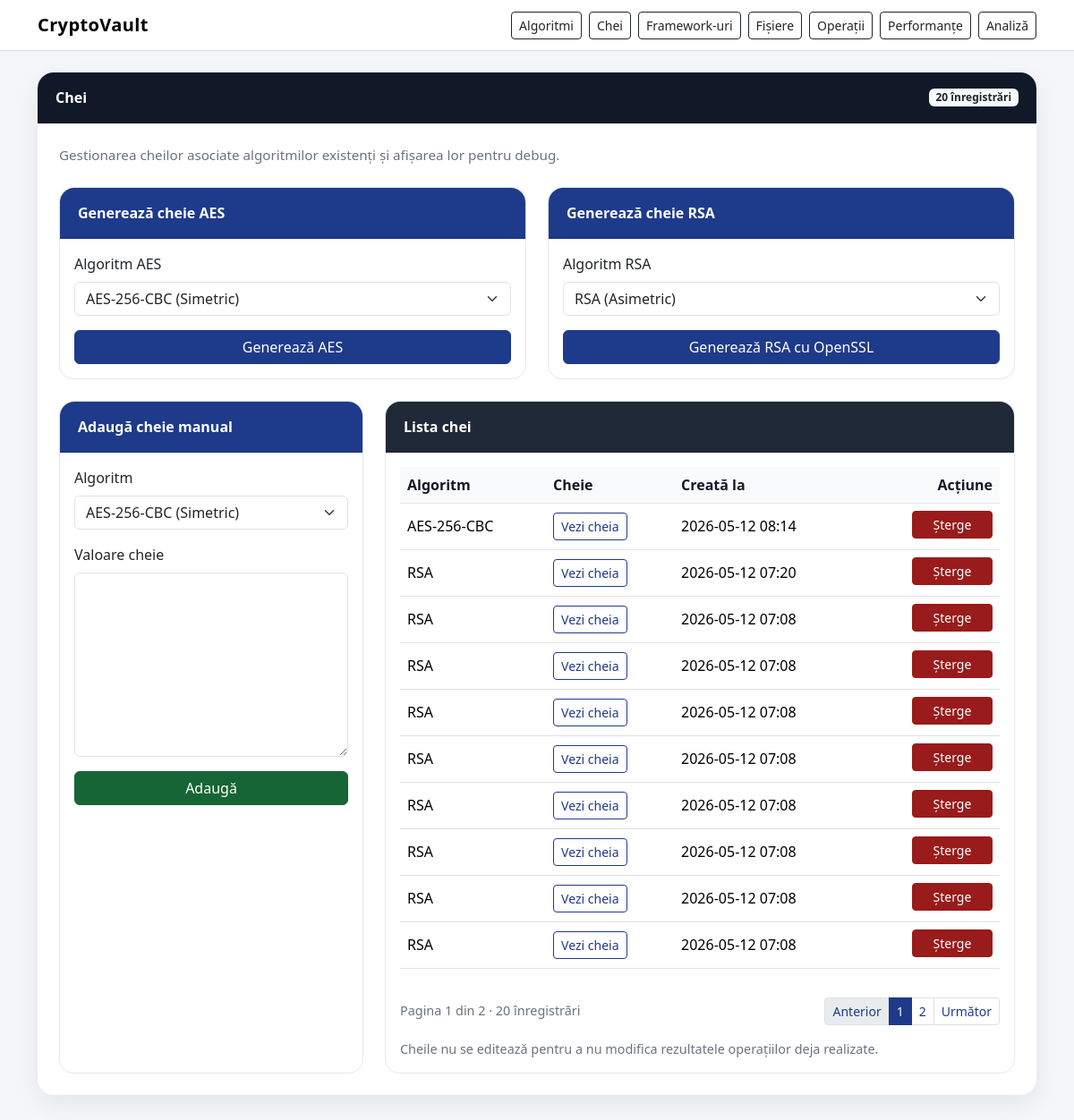
The app's page /keys with its own data.
### models.py (models this page shows)
class Key(Base):
    __tablename__ = "keys"
    id = Column(Integer, primary_key=True, index=True)
    algorithm_id = Column(Integer, ForeignKey("algorithms.id", ondelete="CASCADE"), nullable=False)
    key_value = Column(Text, nullable=False)
    created_at = Column(DateTime, default=datetime.datetime.utcnow, nullable=False)
    algorithm = relationship("Algorithm", back_populates="keys")
    performances = relationship("Performance", back_populates="key", passive_deletes=True)

class Algorithm(Base):
    __tablename__ = "algorithms"
    id = Column(Integer, primary_key=True, index=True)
    name = Column(String(100), nullable=False, unique=True)
    type = Column(String(50), nullable=False)
    keys = relationship("Key", back_populates="algorithm", cascade="all, delete-orphan")
    performances = relationship("Performance", back_populates="algorithm", cascade="all, delete-orphan")

### app_web.py (the view)
@app.route("/keys")
def show_keys():
    db = get_session()
    try:
        page = request.args.get("page", 1, type=int)
        per_page = request.args.get("per_page", 10, type=int)
        keys, pagination = crud.get_keys_paginated(db, page, per_page)
        algorithms = crud.get_all_algorithms(db)
        return render_template(
            "keys.html",
            keys=keys,
            algorithms=algorithms,
            pagination=pagination,
        )
    finally:
        db.close()

### app_web.py (called while the page is built)
def get_session():
    return SessionLocal()

def parse_rsa_key(value):
    try:
        data = json.loads(value)
        if isinstance(data, dict):
            return data
    except Exception:
        pass
    return {}

@app.template_filter("is_rsa_key")
def is_rsa_key(value):
    data = parse_rsa_key(value)
    if "private_key" in data or "public_key" in data:
        return True
    if isinstance(value, str):
        return "PRIVATE KEY" in value and "PUBLIC KEY" in value
    return False

@app.template_filter("private_key")
def private_key(value):
    data = parse_rsa_key(value)
    if "private_key" in data:
        return data["private_key"]
    return value

@app.template_filter("public_key")
def public_key(value):
    data = parse_rsa_key(value)
    if "public_key" in data:
        return data["public_key"]
    return value

### crud.py (called while the page is built)
def paginate_query(query, page=1, per_page=10):
    total = query.count()
    pagination = Pagination(page, per_page, total)
    items = (
        query
        .limit(per_page)
        .offset((pagination.page - 1) * per_page)
        .all()
    )
    return items, pagination

def get_all_algorithms(db):
    return db.query(models.Algorithm).order_by(models.Algorithm.name.asc()).all()

def get_keys_paginated(db, page=1, per_page=10):
    query = db.query(models.Key).order_by(models.Key.id.desc())
    return paginate_query(query, page, per_page)

### database.py (called while the page is built)
@event.listens_for(engine, "connect")
def enable_sqlite_foreign_keys(dbapi_connection, connection_record):
    cursor = dbapi_connection.cursor()
    cursor.execute("PRAGMA foreign_keys=ON")
    cursor.close()

### templates/keys.html (shortened to what this page needs)
{% extends "base.html" %}
{% block content %}
<div class="card section-card">
    <div class="card-header">
        <div class="d-flex justify-content-between align-items-center flex-wrap gap-2">
            <span>Chei</span>
            <span class="badge bg-light text-dark">{{ pagination.total }} înregistrări</span>
        </div>
    </div>
    <div class="card-body p-4">
        <p class="section-subtitle mb-4">
            Gestionarea cheilor asociate algoritmilor existenți și afișarea lor pentru debug.
        </p>
        <div class="row g-4 mb-4">
            <div class="col-lg-6">
                <div class="card form-card h-100">
                    <div class="card-header">Generează cheie AES</div>
                    <div class="card-body">
                        {% if algorithms %}
                        <form action="{{ url_for('generate_aes_key') }}" method="post">
                            <div class="mb-3">
                                <label class="form-label">Algoritm AES</label>
                                <select name="algorithm_id" class="form-select" required>
                                    {% for algo in algorithms %}
                                        {% if 'AES' in algo.name.upper() %}
                                            <option value="{{ algo.id }}">
                                                {{ algo.name }} ({{ algo.type }})
                                            </option>
                                        {% endif %}
                                    {% endfor %}
                                </select>
                            </div>
                            <button type="submit" class="btn btn-primary w-100">
                                Generează AES
                            </button>
                        </form>
                        {% else %}
                            <div class="alert alert-warning mb-0">
                                Nu există algoritmi.
                            </div>
                        {% endif %}
                    </div>
                </div>
            </div>
            <div class="col-lg-6">
                <div class="card form-card h-100">
                    <div class="card-header">Generează cheie RSA</div>
                    <div class="card-body">
                        {% if algorithms %}
                        <form action="{{ url_for('generate_rsa_key') }}" method="post">
                            <div class="mb-3">
                                <label class="form-label">Algoritm RSA</label>
                                <select name="algorithm_id" class="form-select" required>
                                    {% for algo in algorithms %}
                                        {% if 'RSA' in algo.name.upper() %}
                                            <option value="{{ algo.id }}">
                                                {{ algo.name }} ({{ algo.type }})
                                            </option>
                                        {% endif %}
                                    {% endfor %}
                                </select>
                            </div>
                            <button type="submit" class="btn btn-primary w-100">
                                Generează RSA cu OpenSSL
                            </button>
                        </form>
                        {% else %}
                            <div class="alert alert-warning mb-0">
                                Nu există algoritmi.
                            </div>
                        {% endif %}
                    </div>
                </div>
            </div>
        </div>
        <div class="row g-4">
            <div class="col-lg-4">
                <div class="card form-card h-100">
                    <div class="card-header">Adaugă cheie manual</div>
                    <div class="card-body">
                        {% if algorithms %}
                        <form action="{{ url_for('save_key') }}" method="post">
                            <div class="mb-3">
                                <label class="form-label">Algoritm</label>
                                <select name="algorithm_id" class="form-select" required>
                                    {% for algo in algorithms %}
                                        <option value="{{ algo.id }}">
                                            {{ algo.name }} ({{ algo.type }})
                                        </option>
                                    {% endfor %}
                                </select>
                            </div>
                            <div class="mb-3">
                                <label class="form-label">Valoare cheie</label>
                                <textarea name="key_value" class="form-control" rows="8" required></textarea>
                            </div>
                            <button type="submit" class="btn btn-success w-100">
                                Adaugă
                            </button>
                        </form>
                        {% else %}
                            <div class="alert alert-warning mb-0">
                                Adaugă mai întâi cel puțin un algoritm.
                            </div>
                        {% endif %}
                    </div>
                </div>
            </div>
            <div class="col-lg-8">
                <div class="card table-card h-100">
                    <div class="card-header">Lista chei</div>
                    <div class="card-body">
                        <div class="table-responsive">
                            <table class="table table-hover align-middle">
                                <thead>
                                    <tr>
                                        <th>Algoritm</th>
                                        <th>Cheie</th>
                                        <th>Creată la</th>
                                        <th class="text-end">Acțiune</th>
                                    </tr>
                                </thead>
                                <tbody>
                                {% for key in keys %}
                                    <tr>
                                        <td>{{ key.algorithm.name }}</td>
                                        <td>
                                            <button type="button"
                                                    class="btn btn-outline-primary btn-sm"
                                                    data-bs-toggle="modal"
                                                    data-bs-target="#keyModal{{ key.id }}">
                                                Vezi cheia
                                            </button>
                                        </td>
                                        <td>{{ key.created_at.strftime('%Y-%m-%d %H:%M') }}</td>
                                        <td class="text-end">
                                            <a href="{{ url_for('delete_key', key_id=key.id) }}"
                                               class="btn btn-danger btn-sm btn-action"
                                               onclick="return confirm('Sigur vrei să ștergi această cheie? Performanțele vechi vor rămâne, dar fără referință la cheie.')">
                                                Șterge
                                            </a>
                                        </td>
                                    </tr>
                                {% else %}
                                    <tr>
                                        <td colspan="4" class="text-center text-muted py-4">
                                            Nu există chei în baza de date.
                                        </td>
                                    </tr>
                                {% endfor %}
                                </tbody>
                            </table>
                        </div>
                        {% include "_pagination.html" %}
                        <div class="small-muted mt-3">
                            Cheile nu se editează pentru a nu modifica rezultatele operațiilor deja realizate.
                        </div>
                    </div>
                </div>
            </div>
        </div>
    </div>
</div>
{% endblock %}

### static/css/style.css (style rules this page uses)
body { background-color: #f4f6f9; color: #1f2937; }
.section-card { border: none; border-radius: 18px; box-shadow: 0 10px 28px rgba(15, 23, 42, 0.07); margin-bottom: 2rem; }
.section-card .card-header { background-color: #111827; color: white; border-top-left-radius: 18px; border-top-right-radius: 18px; padding: 1rem 1.25rem; font-weight: 600; }
.form-card { border: 1px solid #e5e7eb; border-radius: 16px; }
.form-card .card-header { background-color: #1e3a8a; color: white; border-top-left-radius: 16px; border-top-right-radius: 16px; font-weight: 600; }
.table-card { border: 1px solid #e5e7eb; border-radius: 16px; }
.table-card .card-header { background-color: #1f2937; color: white; border-top-left-radius: 16px; border-top-right-radius: 16px; font-weight: 600; }
.table thead th { background-color: #f9fafb; color: #111827; font-weight: 600; border-bottom: 1px solid #e5e7eb; }
.table td, .table th { vertical-align: middle; }
.btn-action { min-width: 90px; margin-bottom: 0.25rem; }
.btn-primary { background-color: #1e3a8a; border-color: #1e3a8a; }
.btn-success { background-color: #166534; border-color: #166534; }
.btn-danger { background-color: #991b1b; border-color: #991b1b; }
.btn-outline-primary { color: #1e3a8a; border-color: #1e3a8a; }
.section-subtitle { color: #6b7280; font-size: 0.95rem; margin-bottom: 0; }
.small-muted { font-size: 0.9rem; color: #6b7280; }

### records on screen
Key: algorithm.name "AES-256-CBC", created_at "2026-05-12 08:14"
Key: algorithm.name "RSA", created_at "2026-05-12 07:20"
Key: algorithm.name "RSA", created_at "2026-05-12 07:08"
Key: algorithm.name "RSA", created_at "2026-05-12 07:08"
Key: algorithm.name "RSA", created_at "2026-05-12 07:08"
Key: algorithm.name "RSA", created_at "2026-05-12 07:08"
Key: algorithm.name "RSA", created_at "2026-05-12 07:08"
Key: algorithm.name "RSA", created_at "2026-05-12 07:08"
Key: algorithm.name "RSA", created_at "2026-05-12 07:08"
Key: algorithm.name "RSA", created_at "2026-05-12 07:08"

### other values on screen
{{ pagination.total }} "20"
{{ pagination.page }} "1"
{{ pagination.pages }} "2"
{{ p }} "1" "2"
form field algorithm_id "AES-256-CBC (Simetric)"
form field algorithm_id "RSA (Asimetric)"
